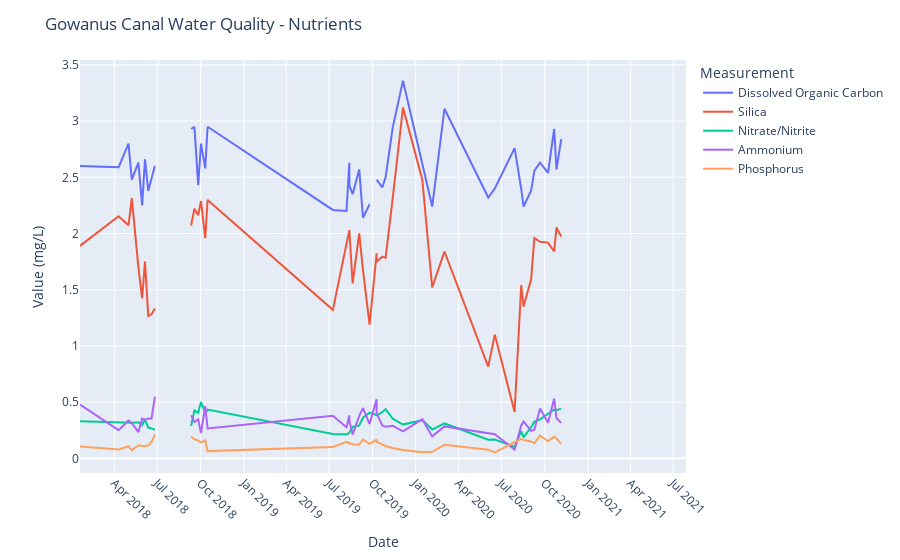

Here is the notebook cell this chart was saved with:
### Code cell
fig = px.line(G2, x="Date", y="Value (mg/L)", color= "Measurement", category_orders={"Measurement": ["Dissolved Organic Carbon", "Silica", "Nitrate/Nitrite", "Ammonium", "Phosphorus"],})

fig.update_layout(title = 'Gowanus Canal Water Quality - Nutrients', xaxis=dict(tickformat="%b %Y", tickangle=45))
fig.update_xaxes(dtick="M3")
